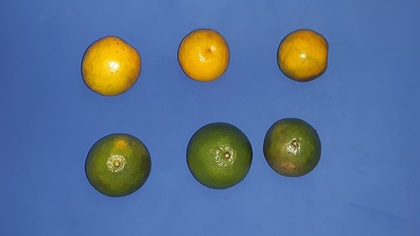
%> input picture aquisicao/img-27.jpg, 420 x 236 px, shrunk from 640 x 360 before the run
$ octave laranja_maturacao.m   (GNU Octave 9; MATLAB toolbox functions it lacks are replaced by stand-ins)
%> lines starting %> are read from the running program, lines starting %| are printed output that depends on the picture; in (x1, y1, x2, y2) boxes, pixels count from 0 and x2, y2 are one past the last pixel; in counts of white or black regions, pixels touching at a corner belong together; the program's own positions count from 1
pkg load image

clc
clear all
close all

function C = erode(im)
  B = [1 1 1; 1 1 1; 1 1 1];
  C = im;
  for i=2:size(im,1)-1
    for j=2:size(im,2)-1
      if(im(i,j)== 1) %se o pixel central da vizinhanca de A = 1, deve ser analizado
        vizA = [im(i-1,j-1) im(i-1,j) im(i-1,j+1);...
              im(i,j-1) im(i,j) im(i,j+1);...
              im(i+1,j-1) im(i+1,j) im(i+1,j+1)];
        if (sum(sum(vizA==B))!=9) % se todos os pixels sao iguais entre a vizinhancade A e B
          C(i,j)=0;
        end
      end
    end
  end
endfunction


tic %tic toc padr�o, s� para verificar o tempo de execu��o da imagem do banco
im = imread('C:\Users\pedro\Desktop\projetoPDI\aquisicao\img-27.jpg')
%> im is the input picture: size 236x420x3 uint8; mean R, G, B 87.2, 112.5, 150.4
figure('name','Figura 1 - Imagem Original'), imshow(im);
toc


% Separando os canais de cores RGB;
r = im(:,:,1)
%figure('name', 'canal - r'), imhist(r)

g = im(:,:,2)
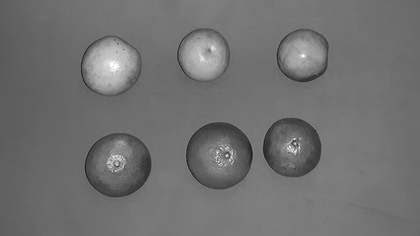
%> g: size 236x420 uint8; min 26, max 255, mean 112.5
%figure ('name', 'canal g'), imhist(g)

b = im(:,:,3)
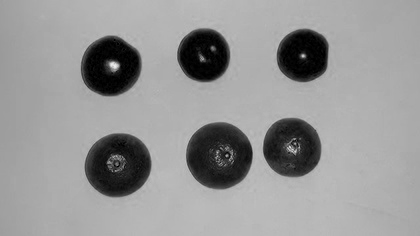
%> b: size 236x420 uint8; min 0, max 237, mean 150.4
%figure('name', 'canal - b'), imhist(b)

im2 = b-r ;
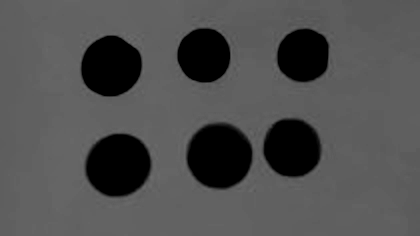
%> im2: size 236x420 uint8; min 0, max 110, mean 79.7
%figure('name', 'Fundo Preto'), imshow(fundoPreto);

%==========| HISTOGRAMA |==========%
%Mostrando histograma da imagem original
%figure('name', 'Histograma - Imagem Original'), imhist(im);

%Enviando a imagem original para o histograma
histo = imhist(im2);
%> histo = 256 values, max 17745 at index 99, min 0 at index 110, mean 387.2

%Pegando o segundo pico presente no histograma
pico2 = 0;
indicePico2 = 0;
for i = 2 : 256
  if (histo(i) > pico2)
    pico2 = histo(i);
    indicePico2 = i;
  endif
endfor
%> this loop made 255 passes
%> pico2 on passes 1, 6: 65, 73
%> after the loop, indicePico2 = 99; pico2 = 17745

%A procura do vale entre os dois picos do histograma
vale = max(histo); % Valor do maior pico do histograma
%> vale = 17745
indiceVale = 0;
for i = 2 : indicePico2
  if (histo(i) < vale);
    vale = histo(i);
    indiceVale = i;
  endif
endfor
%> this loop made 98 passes
%> vale on passes 1, 2, 7, 16, 21, 28: 65, 34, 23, 22, 19, 15

%==========| LIMIARIZA��O DA IMAGEM |==========%
limi = ~(im2>indiceVale);
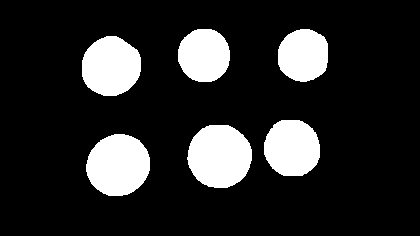
%> limi: size 236x420 logical; 16.2% white; 6 white regions, box (x1, y1, x2, y2) and area: (187, 125, 252, 188) 3233, (86, 134, 150, 196) 3105, (82, 36, 141, 96) 2790, (264, 120, 320, 176) 2552, (178, 29, 230, 82) 2219, (278, 29, 328, 82) 2152

semFundo = zeros(size(im,1),size(im,2),3, 'uint8');
semFundo = im.*limi; %para cada elemento(pixel) sera multiplicado o valor correspondente no binario (i,j) * 0 = 0 OU (i,j)*1 = (i,j)

imCinza = rgb2gray(semFundo)

%==========| BINARIZA��O DA IMAGEM |==========%
imBinaria = zeros(size(semFundo, 1), size(semFundo, 2));
imBinaria(imCinza>limi) = 1;
figure('NAME', 'Imagem Binarizada'), imshow(imBinaria);

%==========| ERODINDO A IMAGEM |==========%
C = erode(imBinaria);
%> after the loop in erode, `for i=2:size(im,1)-1`:
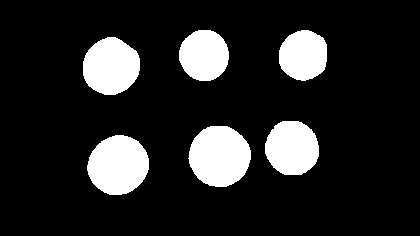
%> C: size 236x420 double; values 0 (black) and 1 (white), 14.8% white; 6 white regions, box (x1, y1, x2, y2) and area: (188, 126, 251, 187) 2981, (87, 135, 149, 195) 2857, (83, 37, 140, 95) 2556, (265, 121, 319, 175) 2332, (179, 30, 229, 81) 2013, (279, 30, 327, 81) 1950
%> after the loop in erode, `for i=2:size(im,1)-1`: vizA = [1 1 1; 1 1 0; 0 0 0]
figure('name','imagem erodida'), imshow(C);

%==========| ROTULA��O DA IMAGEM |==========%
[rotulo, num] = bwlabel(C);
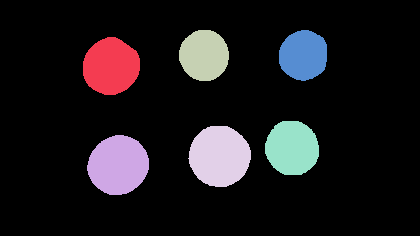
%> rotulo: size 236x420 double; 7 distinct labels, from 0 to 6; one colour per label, 0 black
%> num = 6
figure('NAME', 'Imagem Rotulada');
imshow(rotulo, []);
title(strcat( 'Quantidade de Objetos (Foreground): ', int2str(num)));
colormap(jet), colorbar;

%==========| SEPARANDO A IMAGEM ROTULADA EM VARIAS IMAGENS |==========%
vetor = unique(rotulo);
%> vetor = [0; 1; 2; 3; 4; 5; 6]
MatrizOrange  = zeros(size(rotulo, 1), size(rotulo, 2), size(vetor,1));

cont = 1;

for y = 2:size(vetor, 1)
  for i = 1:size(rotulo, 1)
    for j = 1:size(rotulo, 2)
      if vetor(y) == rotulo(i,j)
        MatrizOrange(i, j, cont) = 1;
      else
        MatrizOrange(i, j, cont) = 0;
      endif
    endfor
  endfor
  cont++;
endfor
%> this loop made 6 passes

for i = 1:num
figure(i);
imshow(MatrizOrange(:,:,i));
end
%> this loop made 6 passes
%> pass 2, `imshow(MatrizOrange(:,:,i));`:
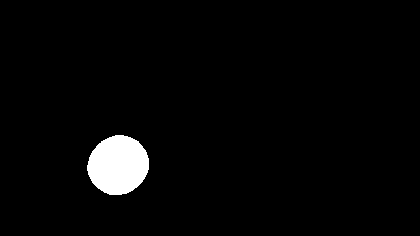
%> displayed picture: size 236x420, on the screen's scale of 0 to 255; 2.9% white; 1 white region, box (x1, y1, x2, y2) and area: (87, 135, 149, 195) 2857

%Guardar cada objeto em uma dimens�o da imagem nova
corR = zeros(size(vetor,1)-1);
corG = zeros(size(vetor,1)-1);
corB = zeros(size(vetor,1)-1);

cont = 0;

for i=1:size(MatrizOrange,1)
  for j=1:size(MatrizOrange,2)
    for x=1:size(MatrizOrange,3)
        if MatrizOrange(i,j,x) == 1
           corR(x) = corR(x) + sum(semFundo(i,j,1));
           corG(x) = corG(x) + sum(semFundo(i,j,2));
           corB(x) = corB(x) + sum(semFundo(i,j,3));
           cont = cont + 1;
        end
    end
  end
end
%> after the loop, cont = 14689; corB = [54068 0 0 0 0 0; 101094 0 0 0 0 0; 32965 0 0 0 0 0; 116696 0 0 0 0 0; 104686 0 0 0 0 0; 29353 0 0 0 0 0]; corG = [408876 0 0 0 0 0; 291162 0 0 0 0 0; 300679 0 0 0 0 0; 298883 0 0 0 0 0; 220296 0 0 0 0 0; 255727 0 0 0 0 0]; corR = [535826 0 0 0 0 0; 282553 0 0 0 0 0; 418700 0 0 0 0 0; 256778 0 0 0 0 0; 216997 0 0 0 0 0; 355151 0 0 0 0 0]

for k=1:size(corR,1)
  cores(k,1) = corR(k)/cont;
end
%> after the loop, cores = [36.48; 19.24; 28.5; 17.48; 14.77; 24.18]

for k=1:size(corG,1)
  cores(k,2) = corG(k)/cont;
end
%> after the loop, cores = [36.48 27.84; 19.24 19.82; 28.5 20.47; 17.48 20.35; 14.77 15; 24.18 17.41]

for k=1:size(corB,1)
  cores(k,3) = corB(k)/cont;
end
%> after the loop, cores = [36.48 27.84 3.68; 19.24 19.82 6.88; 28.5 20.47 2.24; 17.48 20.35 7.94; 14.77 15 7.13; 24.18 17.41 2]

%disp("-------- Media de Cores ----------")
%disp(cores)

ContMaduro = 0;
ContVerde = 0;


disp("----------------------------------")
disp("----------- RESULTADO FINAL ------------")
disp("----------------------------------")

for p=1:size(cores,1)

   if (cores(p,1) > 47 && cores(p,1) < 90) && (cores(p,2) > 90 && cores(p,2) < 132.32)
     ContMaduro++;
     disp("Laranja madura na posicao:"),disp(p)

   else
       disp("Laranja verde na posicao:"),disp(p)
       ContVerde++;
    end
  end
%> after the loop, ContMaduro = 0

disp("----------------------------------")
disp("------ Quantidade -------")
disp("----------------------------------")
disp("Quantidade de laranjas madura:"),disp(ContMaduro)
%| 0
disp("Quantidade de laranjas verde:"),disp(ContVerde)
%| 6

%plotando imagem original
 u = im;
 figure('NAME','imagem final')
 imshow(u)

$ run again, with aquisicao/img-10.jpg copied over aquisicao/img-27.jpg
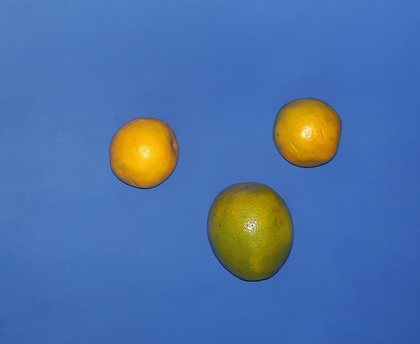
%> input picture aquisicao/img-10.jpg, 420 x 344 px, shrunk from 960 x 787 before the run
%> im is the input picture: size 344x420x3 uint8; mean R, G, B 76.7, 113.1, 167.2
%> histo = 256 values, max 15893 at index 122, min 0 at index 128, mean 564.4
%> the loop `for i = 2 : 256` made 255 passes
%> pico2 on passes 1, 38, 45: 26, 28, 30
%> after the loop `for i = 2 : 256`: indicePico2 = 122; pico2 = 15893
%> the loop `for i = 2 : indicePico2` made 121 passes
%> vale on passes 1, 2, 5, 7, 9, 24, 28: 26, 19, 14, 12, 10, 7, 6
%> limi: size 344x420 logical; 9.8% white; 3 white regions, box (x1, y1, x2, y2) and area: (209, 183, 293, 280) 6443, (109, 118, 179, 188) 3912, (274, 98, 341, 167) 3735
%> after the loop in erode, `for i=2:size(im,1)-1`:
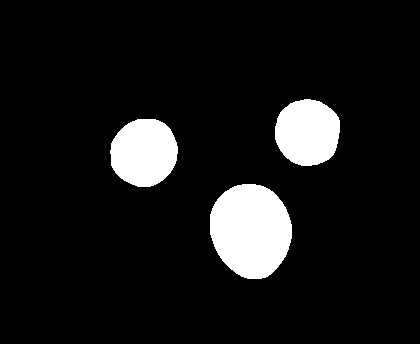
%> C: size 344x420 double; values 0 (black) and 1 (white), 9.1% white; 3 white regions, box (x1, y1, x2, y2) and area: (210, 184, 292, 279) 6085, (110, 119, 178, 187) 3636, (275, 99, 340, 166) 3467
%> after the loop in erode, `for i=2:size(im,1)-1`: vizA = [1 1 1; 1 1 0; 0 0 0]
%> rotulo: size 344x420 double; 4 distinct labels, from 0 to 3
%> num = 3
%> vetor = [0; 1; 2; 3]
%> the loop `for y = 2:size(vetor, 1)` made 3 passes
%> the loop `for i = 1:num` made 3 passes
%> pass 2, `imshow(MatrizOrange(:,:,i));`:
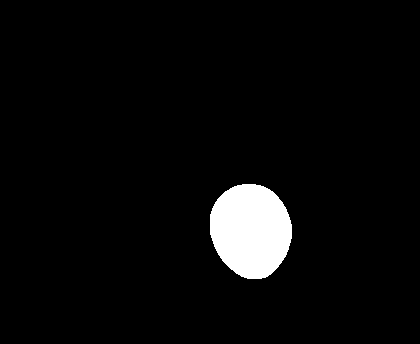
%> displayed picture: size 344x420, on the screen's scale of 0 to 255; 4.2% white; 1 white region, box (x1, y1, x2, y2) and area: (210, 184, 292, 279) 6085
%> after the loop `for i=1:size(MatrizOrange,1)`: cont = 13188; corB = [80479 0 0; 133885 0 0; 67693 0 0]; corG = [546192 0 0; 728404 0 0; 476455 0 0]; corR = [758790 0 0; 795229 0 0; 655769 0 0]
%> the loop `for k=1:size(corR,1)` made 3 passes
%> after the loop `for k=1:size(corR,1)`: cores = [57.54; 60.3; 49.72]
%> the loop `for k=1:size(corG,1)` made 3 passes
%> after the loop `for k=1:size(corG,1)`: cores = [57.54 41.42; 60.3 55.23; 49.72 36.13]
%> the loop `for k=1:size(corB,1)` made 3 passes
%> after the loop `for k=1:size(corB,1)`: cores = [57.54 41.42 6.1; 60.3 55.23 10.15; 49.72 36.13 5.13]
%> the loop `for p=1:size(cores,1)` made 3 passes
%| Laranja verde na posicao:
%| 1
%| Laranja verde na posicao:
%| 2
%| Laranja verde na posicao:
%| 3
%> after the loop `for p=1:size(cores,1)`: ContMaduro = 0
%| 0
%| 3

$ run again, with aquisicao/img-11.jpg copied over aquisicao/img-27.jpg
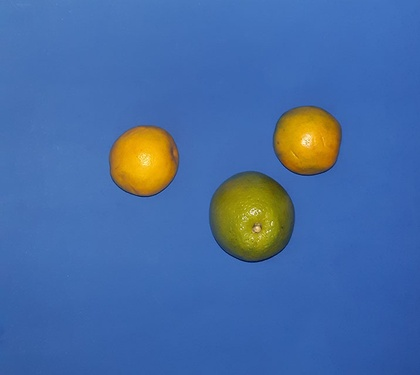
%> input picture aquisicao/img-11.jpg, 420 x 375 px, shrunk from 716 x 640 before the run
%> im is the input picture: size 375x420x3 uint8; mean R, G, B 70, 107.4, 164.1
%> histo = 256 values, max 16315 at index 118, min 0 at index 130, mean 615.2
%> the loop `for i = 2 : 256` made 255 passes
%> pico2 on passes 1, 10, 12, 15: 31, 34, 38, 42
%> after the loop `for i = 2 : 256`: indicePico2 = 118; pico2 = 16315
%> the loop `for i = 2 : indicePico2` made 117 passes
%> vale on passes 1, 2, 3, 4, 7, 14: 31, 30, 29, 22, 8, 5
%> limi: size 375x420 logical; 8.3% white; 3 white regions, box (x1, y1, x2, y2) and area: (211, 173, 293, 260) 5523, (110, 126, 179, 196) 3858, (274, 106, 341, 175) 3683
%> after the loop in erode, `for i=2:size(im,1)-1`: vizA = [1 1 1; 1 1 0; 0 0 0]
%> rotulo: size 375x420 double; 4 distinct labels, from 0 to 3
%> num = 3
%> vetor = [0; 1; 2; 3]
%> the loop `for y = 2:size(vetor, 1)` made 3 passes
%> the loop `for i = 1:num` made 3 passes
%> pass 2, `imshow(MatrizOrange(:,:,i));`:
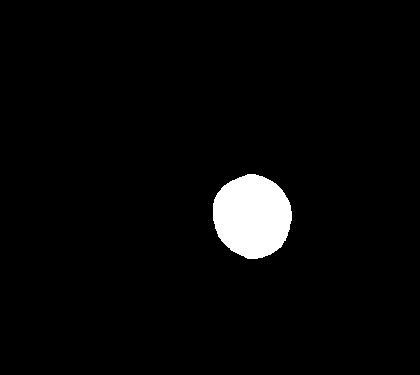
%> displayed picture: size 375x420, on the screen's scale of 0 to 255; 3.3% white; 1 white region, box (x1, y1, x2, y2) and area: (213, 174, 292, 259) 5188
%> after the loop `for i=1:size(MatrizOrange,1)`: cont = 12188; corB = [68856 0 0; 143325 0 0; 58157 0 0]; corG = [519765 0 0; 629655 0 0; 452811 0 0]; corR = [730847 0 0; 649210 0 0; 629691 0 0]
%> the loop `for k=1:size(corR,1)` made 3 passes
%> after the loop `for k=1:size(corR,1)`: cores = [59.96; 53.27; 51.66]
%> the loop `for k=1:size(corG,1)` made 3 passes
%> after the loop `for k=1:size(corG,1)`: cores = [59.96 42.65; 53.27 51.66; 51.66 37.15]
%> the loop `for k=1:size(corB,1)` made 3 passes
%> after the loop `for k=1:size(corB,1)`: cores = [59.96 42.65 5.65; 53.27 51.66 11.76; 51.66 37.15 4.77]
%> the loop `for p=1:size(cores,1)` made 3 passes
%| Laranja verde na posicao:
%| 1
%| Laranja verde na posicao:
%| 2
%| Laranja verde na posicao:
%| 3
%> after the loop `for p=1:size(cores,1)`: ContMaduro = 0
%| 0
%| 3
